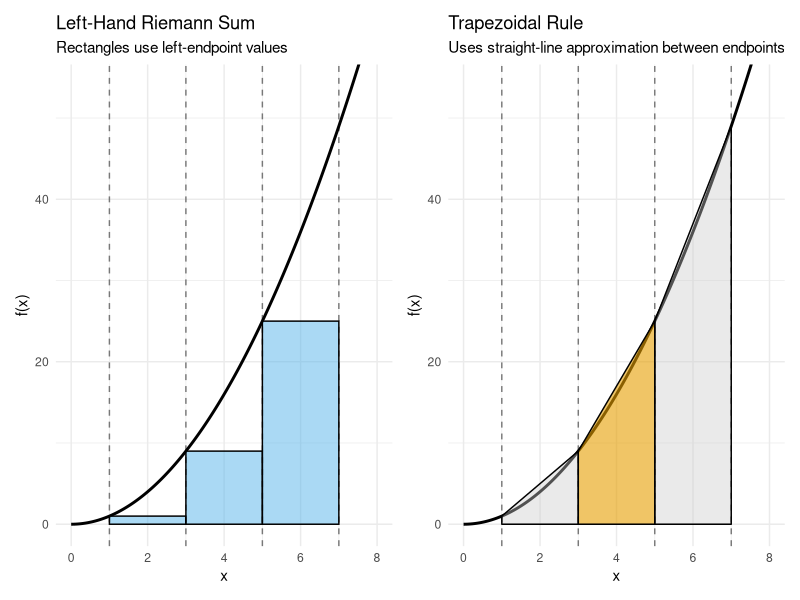
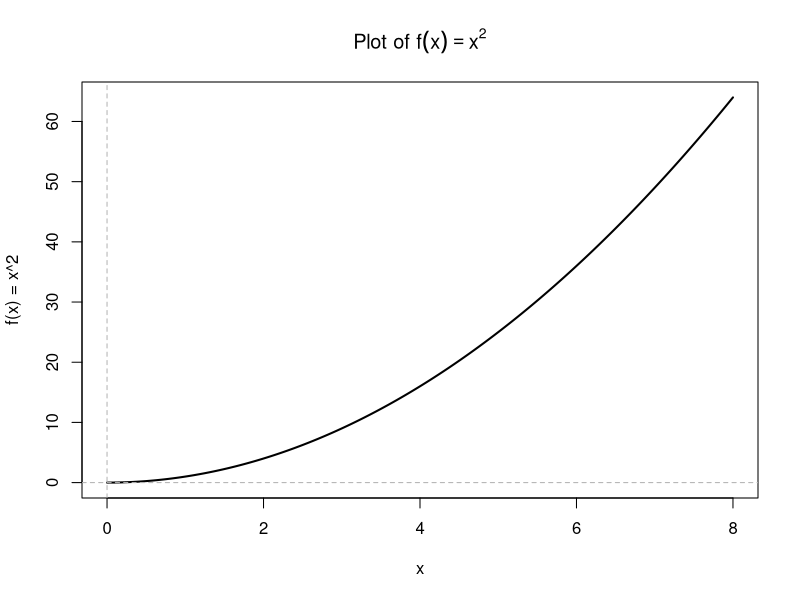

R code for these plots, in order:
## ---- chunk 1

library(ggplot2)
library(patchwork)

# Function
f_fun <- function(x) x^2

# Interval and partition
a <- 1
b <- 7
n <- 3
dx <- (b - a) / n

# Partition points
x_vals <- seq(a, b, by = dx)
y_vals <- f_fun(x_vals)

# Smooth curve
x_curve <- seq(a - 1, b + 1, length.out = 400)
curve_df <- data.frame(x = x_curve, y = f_fun(x_curve))

# ---------- Left Riemann rectangles ----------
rect_df <- data.frame(
  x0 = x_vals[-length(x_vals)],
  x1 = x_vals[-1],
  height = f_fun(x_vals[-length(x_vals)])
)

p_left <- ggplot(curve_df, aes(x = x, y = y)) +
  geom_line(linewidth = 1) +
  geom_rect(
    data = rect_df,
    aes(xmin = x0, xmax = x1, ymin = 0, ymax = height),
    inherit.aes = FALSE,
    fill = "#56B4E9",
    alpha = 0.5,
    color = "black"
  ) +
  geom_vline(xintercept = x_vals, linetype = "dashed", alpha = 0.5) +
  labs(
    title = "Left-Hand Riemann Sum",
    subtitle = "Rectangles use left-endpoint values",
    x = "x",
    y = "f(x)"
  ) +
  coord_cartesian(ylim = c(0, max(y_vals) * 1.1)) +
  theme_minimal()

# ---------- Trapezoidal rule ----------
trap_df <- do.call(
  rbind,
  lapply(1:(length(x_vals) - 1), function(i) {
    data.frame(
      x = c(x_vals[i], x_vals[i], x_vals[i+1], x_vals[i+1]),
      y = c(0, y_vals[i], y_vals[i+1], 0),
      group = i
    )
  })
)

# Highlight one trapezoid
i_focus <- 2
trap_focus <- subset(trap_df, group == i_focus)
trap_other <- subset(trap_df, group != i_focus)

p_trap <- ggplot(curve_df, aes(x = x, y = y)) +
  geom_line(linewidth = 1) +
  geom_polygon(
    data = trap_other,
    aes(x = x, y = y, group = group),
    fill = "grey80",
    alpha = 0.4,
    color = "black"
  ) +
  geom_polygon(
    data = trap_focus,
    aes(x = x, y = y),
    fill = "#E69F00",
    alpha = 0.6,
    color = "black"
  ) +
  geom_vline(xintercept = x_vals, linetype = "dashed", alpha = 0.5) +
  labs(
    title = "Trapezoidal Rule",
    subtitle = "Uses straight-line approximation between endpoints",
    x = "x",
    y = "f(x)"
  ) +
  coord_cartesian(ylim = c(0, max(y_vals) * 1.1)) +
  theme_minimal()

# ---------- Combine panels ----------
p_left | p_trap

## ---- chunk 2

# Define the function
f <- function(x) x^2

# Create a sequence of x values on [1, 7]
x <- seq(0, 8, length.out = 300)

# Plot the function
plot(
  x, f(x),
  type = "l",
  lwd = 2,
  xlab = "x",
  ylab = "f(x) = x^2",
  main = expression(paste("Plot of ", f(x) == x^2)),
  ylim = c(0, max(f(x)))
)

# Add reference axes
abline(h = 0, col = "gray70", lty = 2)
abline(v = 0, col = "gray70", lty = 2)
